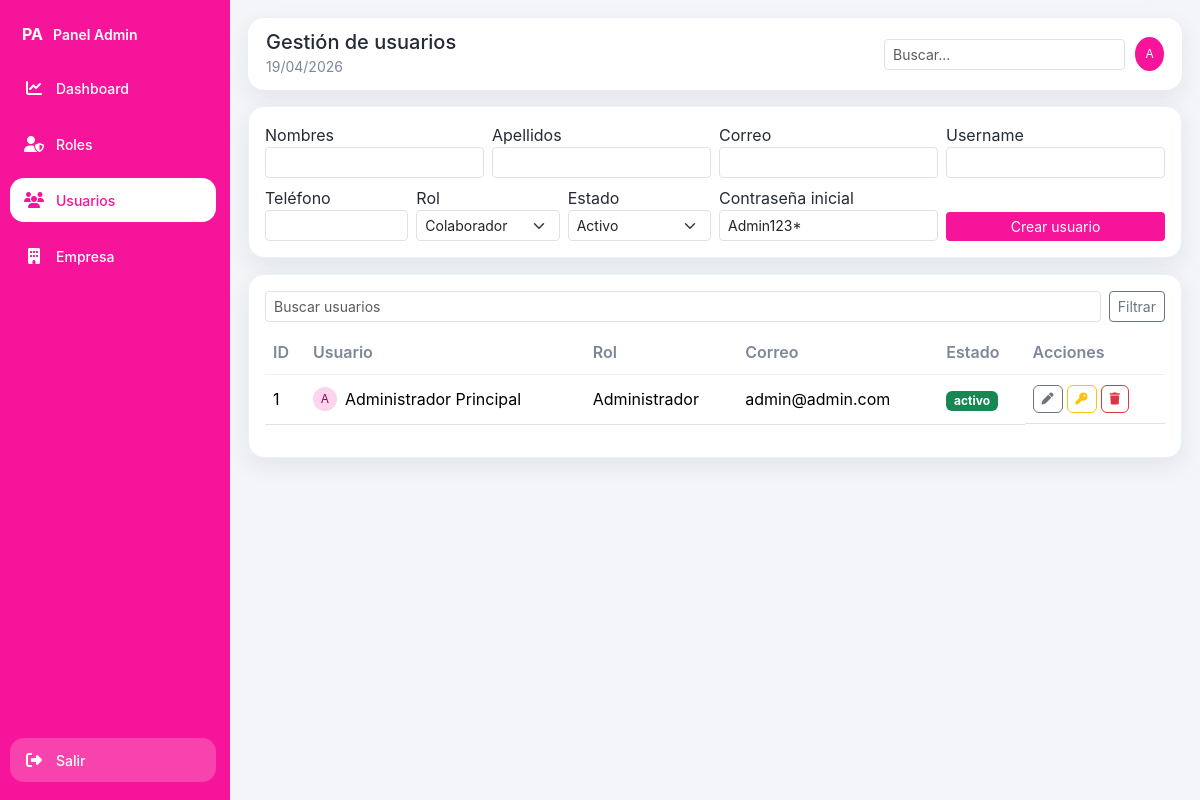
/usuarios (signed in), run on the app's committed database.
### tables this page shows
CREATE TABLE usuarios (
  id INT AUTO_INCREMENT PRIMARY KEY,
  nombres VARCHAR(100) NOT NULL,
  apellidos VARCHAR(100) NOT NULL,
  correo VARCHAR(150) NOT NULL UNIQUE,
  telefono VARCHAR(30) NULL,
  username VARCHAR(100) NOT NULL UNIQUE,
  password VARCHAR(255) NOT NULL,
  foto_perfil VARCHAR(255) NULL,
  rol_id INT NOT NULL,
  estado ENUM('activo','inactivo') NOT NULL DEFAULT 'activo',
  ultimo_acceso DATETIME NULL,
  created_at DATETIME NOT NULL,
  updated_at DATETIME NOT NULL,
  INDEX idx_usuarios_rol_id (rol_id),
  CONSTRAINT fk_usuarios_roles FOREIGN KEY (rol_id) REFERENCES roles(id) ON UPDATE CASCADE ON DELETE RESTRICT
);

CREATE TABLE roles (
  id INT AUTO_INCREMENT PRIMARY KEY,
  nombre VARCHAR(100) NOT NULL UNIQUE,
  slug VARCHAR(100) NOT NULL UNIQUE,
  descripcion TEXT NULL,
  estado ENUM('activo','inactivo') NOT NULL DEFAULT 'activo',
  created_at DATETIME NOT NULL,
  updated_at DATETIME NOT NULL
);

### app/core/Controller.php (called while the page is built, shortened)
<?php
class Controller
{
    protected function view(string $view, array $data = [], string $layout = 'layouts/main'): void
    {
        extract($data, EXTR_SKIP);
        require BASE_PATH . '/app/views/' . $layout . '.php';
    }
}

### app/controllers/UsuarioController.php (called while the page is built, shortened)
<?php
class UsuarioController extends Controller
{
    public function index(): void
    {
        $q = trim($_GET['q'] ?? '');
        $model = new Usuario();
        $this->view('usuarios/index', [
            'title' => 'Gestión de usuarios',
            'usuarios' => $model->all($q),
            'roles' => (new Rol())->all(),
            'selected' => isset($_GET['id']) ? $model->find((int) $_GET['id']) : null,
            'q' => $q,
        ]);
    }
}

### app/core/Router.php (called while the page is built, shortened)
<?php
class Router
{
    private array $routes = [];
    private function add(string $method, string $path, array $handler, array $meta): void
    {
        $this->routes[$method][$path] = ['handler' => $handler, 'meta' => $meta];
    }
    public function dispatch(string $method, string $uri): void
    {
        $route = $this->routes[$method][$uri] ?? null;
        [$controller, $action] = $route['handler'];
        (new $controller())->$action();
    }
}

### index.php (called while the page is built, shortened)
<?php
require BASE_PATH . '/app/helpers/functions.php';
$router = new App\Core\Router();
$router->dispatch($_SERVER['REQUEST_METHOD'], request_path());

### app/helpers/functions.php (called while the page is built, shortened)
<?php
function db(): PDO
{
    static $pdo = null;
    if ($pdo instanceof PDO) {
        return $pdo;
    }
    $cfg = require BASE_PATH . '/config/database.php';
    $dsn = sprintf('%s:host=%s;port=%s;dbname=%s;charset=%s', $cfg['driver'], $cfg['host'], $cfg['port'], $cfg['database'], $cfg['charset']);
    $pdo = new PDO($dsn, $cfg['username'], $cfg['password'], [
        PDO::ATTR_ERRMODE => PDO::ERRMODE_EXCEPTION,
        PDO::ATTR_DEFAULT_FETCH_MODE => PDO::FETCH_ASSOC,
    ]);
    return $pdo;
}
function base_path_url(): string
{
    $scriptName = $_SERVER['SCRIPT_NAME'] ?? '';
    $base = str_replace('\\', '/', dirname($scriptName));
    if ($base === '/' || $base === '\\' || $base === '.') {
        return '';
    }
    return rtrim($base, '/');
}
function url(string $path = ''): string
{
    $base = base_path_url();
    $normalizedPath = ltrim($path, '/');
    return ($base !== '' ? $base : '') . '/' . $normalizedPath;
}

### app/core/Model.php (called while the page is built, shortened)
<?php
abstract class Model
{
    public function __construct()
    {
        $this->pdo = db();
    }
}

### app/models/Usuario.php (called while the page is built, shortened)
<?php
class Usuario extends Model
{
    public function all(string $search = ''): array
    {
        $sql = "SELECT u.*, r.nombre AS rol_nombre FROM usuarios u INNER JOIN roles r ON r.id=u.rol_id";
        $params = [];
        $sql .= ' ORDER BY u.id DESC';
        $stmt = $this->pdo->prepare($sql);
        $stmt->execute($params);
        return $stmt->fetchAll();
    }
}

### app/views/usuarios/index.php (the view, shortened to what this page needs)
<?php require BASE_PATH . '/app/views/usuarios/form.php'; ?>
<section class="panel-card mt-3">
    <form class="d-flex gap-2 mb-2" method="get" action="<?= url('usuarios') ?>"><input class="form-control form-control-sm" name="q" placeholder="Buscar usuarios" value="<?= htmlspecialchars($q, ENT_QUOTES) ?>"><button class="btn btn-sm btn-outline-secondary">Filtrar</button></form>
    <table class="table table-sm custom-table align-middle">
        <thead><tr><th>ID</th><th>Usuario</th><th>Rol</th><th>Correo</th><th>Estado</th><th>Acciones</th></tr></thead>
        <tbody>
        <?php foreach ($usuarios as $usuario): ?>
            <tr>
                <td><?= (int) $usuario['id'] ?></td>
                <td><div class="d-flex align-items-center gap-2"><span class="avatar-mini"><?= strtoupper($usuario['nombres'][0]) ?></span><?= htmlspecialchars($usuario['nombres'] . ' ' . $usuario['apellidos'], ENT_QUOTES) ?></div></td>
                <td><?= htmlspecialchars($usuario['rol_nombre'], ENT_QUOTES) ?></td>
                <td><?= htmlspecialchars($usuario['correo'], ENT_QUOTES) ?></td>
                <td><span class="badge <?= $usuario['estado']==='activo'?'bg-success':'bg-secondary' ?>"><?= htmlspecialchars($usuario['estado'], ENT_QUOTES) ?></span></td>
                <td class="d-flex gap-1">
                    <a class="btn btn-xs btn-outline-secondary" href="<?= url('usuarios?id=' . (int) $usuario['id']) ?>"><i class="fa fa-pen"></i></a>
                    <form method="post" action="<?= url('usuarios/reset-password') ?>"><button class="btn btn-xs btn-outline-warning"><i class="fa fa-key"></i></button></form>
                    <form method="post" action="<?= url('usuarios/delete') ?>" onsubmit="return confirm('¿Eliminar usuario?');"><button class="btn btn-xs btn-outline-danger"><i class="fa fa-trash"></i></button></form>
                </td>
            </tr>
        <?php endforeach; ?>
        </tbody>
    </table>
</section>

### public/assets/css/app.css (style rules this page uses)
:root { --fuchsia: #f6149a; --fuchsia-dark: #cc0d7f; --bg: #f3f5f9; --card: #ffffff; --text: #252a36; --muted: #7d8798; --radius: 16px; --shadow: 0 8px 24px rgba(30, 42, 70, 0.08); }
* { box-sizing: border-box; }
body { margin: 0; font-family: Inter, system-ui, sans-serif; color: var(--text); background: var(--bg); }
.panel-card, .kpi-card { background: #fff; border-radius: var(--radius); box-shadow: var(--shadow); padding: 16px; border: 1px solid #eef1f6; }
.custom-table thead th { color: var(--muted); font-weight: 600; border-bottom: 1px solid #edf0f6; }
.custom-table td, .custom-table th { padding: 10px 8px; }
.btn-xs { padding: 4px 8px; font-size: 12px; }
.avatar-mini { width: 24px; height: 24px; border-radius: 50%; background: #fdd3ed; color: #8a0a54; display: inline-flex; align-items: center; justify-content: center; font-size: 12px; }

### data on the page
usuarios: id "1", nombres "A", nombres+apellidos "Administrador Principal", rol.nombre "Administrador", correo "admin@admin.com", estado "activo"

### other printed values
$title "Gestión de usuarios"
substr(auth_user()['nombre'] ?? 'A', 0, 1) "A"
form field rol_id "Colaborador"
